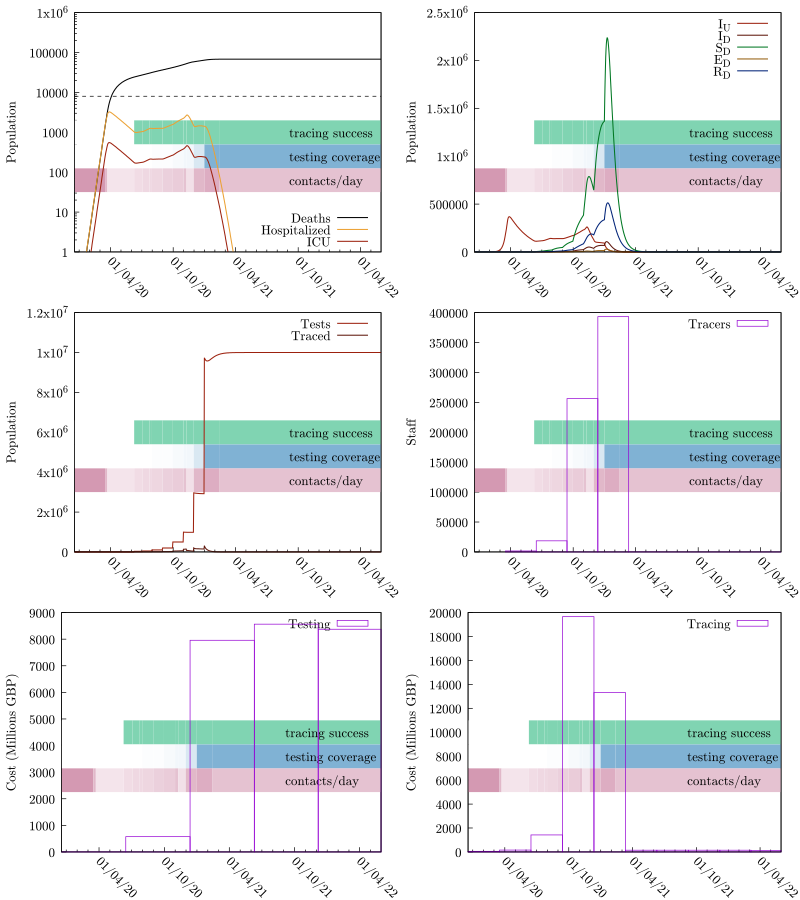

This chart was generated by the following gnuplot code:
set terminal pdfcairo color enhanced dashed font "cmr10,14" size 8,9
seed="ptti-4_Universal_PTTI_Face_Coverings_Lockdown_Triggers"
set output sprintf("%s.pdf", seed)
set multiplot layout 3,2
odefile=sprintf("%s-out-0.tsv", seed)
ttfile=sprintf("%s-out-0-testtrace.tsv", seed)
trfile=sprintf("%s-out-0-trcosts.tsv", seed)
tefile=sprintf("%s-out-0-tecosts.tsv", seed)
etimesfile=sprintf("%s-events.gp", seed)

set tics nomirror
set ylabel 'Population'

set yrange [0:]

set style fill transparent solid 0.25 noborder

# Colors
color_SU = '#00aa55'
color_SD = '#007722'

color_EU = '#eba134'
color_ED = '#945e0f'

color_IU = '#9c210e'
color_ID = '#5e160b'

color_RU = '#0055aa'
color_RD = '#002277'

# These are from the economic model inputs
Hospitalized_Pct_Deaths=0.44
ICU_Fatality=0.59
ICU_Pct=0.17
IFR=0.008
Non_ICU_Fatality=0.36

HF = IFR*Hospitalized_Pct_Deaths/(ICU_Pct*ICU_Fatality+(1-ICU_Pct)*Non_ICU_Fatality)
ICUF = HF*ICU_Pct

set key bottom right
set xdata time
set timefmt "%Y-%m-%d %H:%M:%S"
set format x "%d/%m/%y"

load etimesfile

set xtics rotate by -45 3600*24*30*6

set yrange [1:1e6]
set log y

set arrow from graph 0, first 8000 to graph 1, first 8000 nohead lc 0 dt '--'
plot odefile u 1:(($9+$10)*IFR) w l lw 1.5 lc 0 ti "Deaths", "" u 1:(($7+$8)*HF) w l lw 1.5 lc rgb color_EU ti "Hospitalized", "" u 1:(($7+$8)*ICUF) w l lw 1.5 lc rgb color_IU ti "ICU"

unset log y
unset arrow

set autoscale y
set yrange [0:]
set key top right

# set y2tics 0.5
# set y2range [0:4]

plot odefile u 1:7 w l lw 1.5 lc rgb color_IU ti "I_U", odefile u 1:8 w l lw 1.5 lc rgb color_ID ti "I_D", \
     odefile u 1:4 w l lw 1.5 lc rgb color_SD ti "S_D", odefile u 1:6 w l lw 1.5 lc rgb color_ED ti "E_D", \
     odefile u 1:10 w l lw 1.5 lc rgb color_RD ti "R_D"#, odefile u 1:13 w l axis x1y2 lc 0 ti "R"


plot ttfile u 1:3 w l lw 1.5 lc rgb color_IU ti "Tests", ttfile u 1:4 w l lw 1.5 lc rgb color_ID ti "Traced"

unset log y
unset yrange
set autoscale y
set style fill empty

set ylabel "Staff"
plot trfile u 1:5 w boxes ti "Tracers"

set ylabel "Cost (Millions GBP)"
plot tefile u 1:($5/1000000) w boxes ti "Testing"
plot trfile u 1:($6/1000000) w boxes ti "Tracing"

unset multiplot
set output
